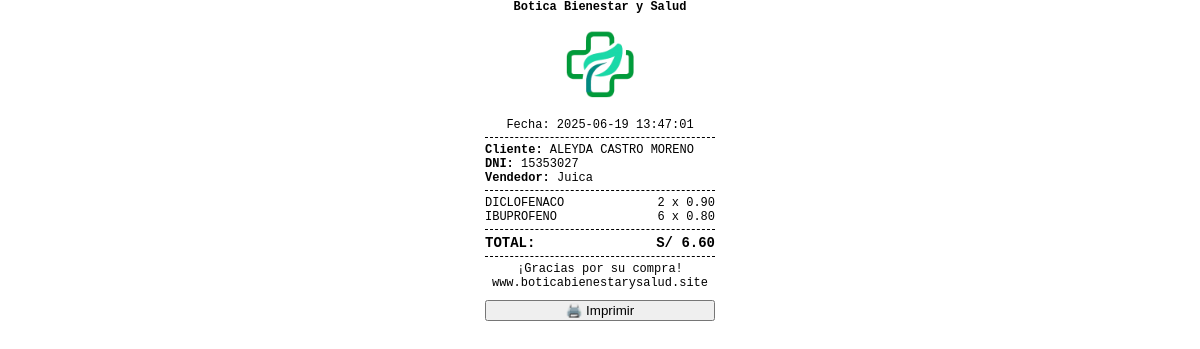
/frontend/views/ver_boleta_pos.php?id_venta=2 (signed in), run on the app's committed database.
### tables this page shows
CREATE TABLE ventas (
  id_venta int NOT NULL,
  fecha datetime DEFAULT CURRENT_TIMESTAMP,
  total decimal(10,2) NOT NULL,
  id_usuario int NOT NULL,
  id_cliente int DEFAULT NULL
);

CREATE TABLE clientes (
  id_cliente int NOT NULL,
  dni char(8) NOT NULL,
  nombre_completo varchar(200) NOT NULL
);

CREATE TABLE usuarios (
  id_usuario int NOT NULL,
  usuario varchar(100) NOT NULL,
  contraseña varchar(255) NOT NULL,
  rol enum('administrador','vendedor') NOT NULL,
  token_recuperacion varchar(255) DEFAULT NULL,
  expira_token datetime DEFAULT NULL
);

CREATE TABLE salidalotes (
  id_salida int NOT NULL,
  id_lote int NOT NULL,
  id_venta int NOT NULL,
  cantidad int NOT NULL,
  fecha_salida datetime DEFAULT CURRENT_TIMESTAMP
);

CREATE TABLE medicamentos (
  id_medicamento int NOT NULL,
  nombre varchar(100) NOT NULL,
  id_categoria int NOT NULL
);

CREATE TABLE lotes (
  id_lote int NOT NULL,
  id_medicamento int NOT NULL,
  cantidad int NOT NULL,
  fecha_ingreso date NOT NULL,
  fecha_vencimiento date NOT NULL,
  precio_unitario decimal(10,2) NOT NULL
);

### frontend/views/ver_boleta_pos.php (the view, shortened to what this page needs)
<?php
require '../../backend/config/conexion.php';
$id_venta = $_GET['id_venta'] ?? null;
$stmt = $conn->prepare("
    SELECT v.fecha, v.total, c.nombre_completo, c.dni, u.usuario
    FROM ventas v
    JOIN clientes c ON v.id_cliente = c.id_cliente
    JOIN usuarios u ON v.id_usuario = u.id_usuario
    WHERE v.id_venta = ?
");
$stmt->execute([$id_venta]);
$venta = $stmt->fetch(PDO::FETCH_ASSOC);
$stmt = $conn->prepare("
    SELECT m.nombre AS medicamento, s.cantidad, l.precio_unitario
    FROM salidalotes s
    JOIN lotes l ON s.id_lote = l.id_lote
    JOIN medicamentos m ON l.id_medicamento = m.id_medicamento
    WHERE s.id_venta = ?
");
$stmt->execute([$id_venta]);
$detalles = $stmt->fetchAll(PDO::FETCH_ASSOC);
?>
<!DOCTYPE html>
<html>
<head>
</head>
<body>
  <div class="center bold">Botica Bienestar y Salud</div>
  <center><div class="text-center mb-3"><img width="100px" height="100px" src="../assets/img/logo_botica.png" alt="Botica Bienestar y Salud" class="login-logo" /></div></center>
    <div class="center">Fecha: <?= $venta['fecha'] ?></div>
  <div class="line"></div>
  <div><span class="bold">Cliente:</span> <?= $venta['nombre_completo'] ?></div>
  <div><span class="bold">DNI:</span> <?= $venta['dni'] ?></div>
  <div><span class="bold">Vendedor:</span> <?= $venta['usuario'] ?></div>
  <div class="line"></div>
  <?php foreach ($detalles as $item): ?>
    <div class="item">
      <span><?= strtoupper(substr($item['medicamento'], 0, 12)) ?></span>
      <span><?= $item['cantidad'] ?> x <?= number_format($item['precio_unitario'], 2) ?></span>
    </div>
  <?php endforeach; ?>
  <div class="line"></div>
  <div class="item total">
    <span>TOTAL:</span>
    <span>S/ <?= number_format($venta['total'], 2) ?></span>
  </div>
  <div class="line"></div>
  <div class="center">¡Gracias por su compra!</div>
  <div class="center">www.boticabienestarysalud.site</div>
  <button onclick="window.print()" style="margin-top:10px; width:100%;">🖨️ Imprimir</button>
</body>
</html>

### frontend/views/ver_boleta_pos.php (style rules this page uses)
body { font-family: monospace; font-size: 12px; width: 230px; margin: 0 auto; color: #000; }
.center { text-align: center; }
.line { border-top: 1px dashed #000; margin: 5px 0; }
.bold { font-weight: bold; }
.total { font-size: 14px; font-weight: bold; }
.item { display: flex; justify-content: space-between; }

### data on the page
ventas: fecha "2025-06-19 13:47:01", id_cliente.nombre_completo "ALEYDA CASTRO MORENO", id_cliente.dni "15353027", id_usuario.usuario "Juica", total "6.60"
salidalotes: medicamentos.nombre "DICLOFENACO", cantidad "2", id_lote.precio_unitario "0.90"
salidalotes: medicamentos.nombre "IBUPROFENO", cantidad "6", id_lote.precio_unitario "0.80"
